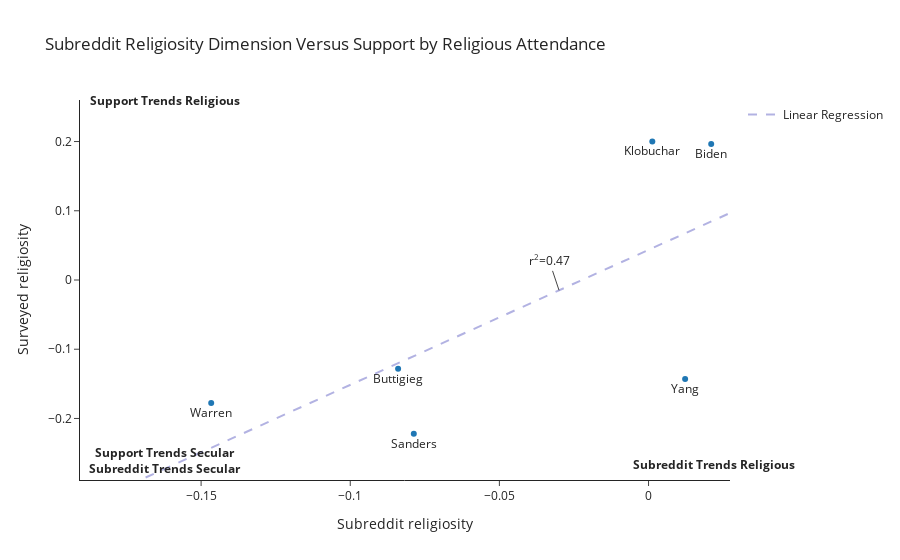

The notebook cell saved with this chart:
### Code cell
xmin, xmax = religion_df["reddit_projection"].min()*1.3,religion_df["reddit_projection"].max()*1.3
ymin, ymax = religion_df["religiosity"].min()*1.3,religion_df["religiosity"].max()*1.3

args = {
    "x": "reddit_projection",
    "y": "religiosity",
    "text": religion_df.index,
    "title":  "Subreddit Religiosity Dimension Versus Support by Religious Attendance",
    "template": "simple_white",
    "labels": {"reddit_projection": "Subreddit religiosity", "religiosity": "Surveyed religiosity"},
    "range_x": [xmin,xmax],
    "range_y": [ymin,ymax],
}

annotations = [dict(x=xmin*0.85,y=ymin*0.9,xref="x",yref="y", text="<b>Support Trends Secular<br>Subreddit Trends Secular</b>",showarrow=False),
               dict(x=xmax*0.8,y=ymin*0.92,xref="x",yref="y", text="<b>Subreddit Trends Religious</b>",showarrow=False),
               dict(x=xmin*0.85,y=ymax,xref="x",yref="y", text="<b>Support Trends Religious</b>",showarrow=False),
               dict(x=-0.03,y=predict(-0.03),xref="x",yref="y", text="r<sup>2</sup>={:.2f}".format(r2)),
              ]
x = np.linspace(xmin,xmax,num=2)
    
fig = px.scatter(religion_df,**args)

fig.update_traces(textposition='bottom center')
fig.add_scatter(x=x,
                y=predict(x),
                mode='lines',
                line=dict(dash="dash",width=2,color="rgba(0,0,160,0.3)"),
                name="Linear Regression"
               )

fig.update_layout(annotations=annotations)
# fig.write_html("visualizations/Pew_Research-religiosity_dim.html")
fig.show()

### Figure 1 — Plotly figure (JSON) as saved in the notebook; plotly's stock layout.template omitted (floating-point values rounded to 4 significant figures)
{"data": [{"hovertemplate": "Subreddit religiosity=%{x}<br>Surveyed religiosity=%{y}<br>index=%{text}<extra></extra>", "legendgroup": "", "marker": {"color": "#1F77B4", "symbol": "circle"}, "mode": "markers+text", "name": "", "orientation": "v", "showlegend": false, "text": ["Biden", "Buttigieg", "Klobuchar", "Sanders", "Warren", "Yang"], "textposition": "bottom center", "type": "scatter", "x": [0.02101, -0.08396, 0.001263, -0.0787, -0.1466, 0.01227], "xaxis": "x", "y": [0.1964, -0.1282, 0.2, -0.2222, -0.1778, -0.1429], "yaxis": "y"}, {"line": {"color": "rgba(0,0,160,0.3)", "dash": "dash", "width": 2}, "mode": "lines", "name": "Linear Regression", "type": "scatter", "x": [-0.1906, 0.02731], "y": [-0.3282, 0.09678]}], "layout": {"annotations": [{"showarrow": false, "text": "<b>Support Trends Secular<br>Subreddit Trends Secular</b>", "x": -0.162, "xref": "x", "y": -0.26, "yref": "y"}, {"showarrow": false, "text": "<b>Subreddit Trends Religious</b>", "x": 0.02185, "xref": "x", "y": -0.2658, "yref": "y"}, {"showarrow": false, "text": "<b>Support Trends Religious</b>", "x": -0.162, "xref": "x", "y": 0.26, "yref": "y"}, {"text": "r<sup>2</sup>=0.47", "x": -0.03, "xref": "x", "y": -0.01498, "yref": "y"}], "legend": {"tracegroupgap": 0}, "title": {"text": "Subreddit Religiosity Dimension Versus Support by Religious Attendance"}, "xaxis": {"anchor": "y", "domain": [0, 1], "range": [-0.1906, 0.02731], "title": {"text": "Subreddit religiosity"}}, "yaxis": {"anchor": "x", "domain": [0, 1], "range": [-0.2889, 0.26], "title": {"text": "Surveyed religiosity"}}}}
